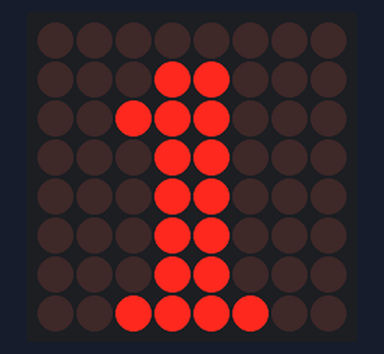
Bench run of a sketch on a simulated Arduino Uno, built with avr-gcc and run on an emulated ATmega328P. On the bench: 8×8 LED matrix.

Above: at 0.1 s.
At 0.6 s:
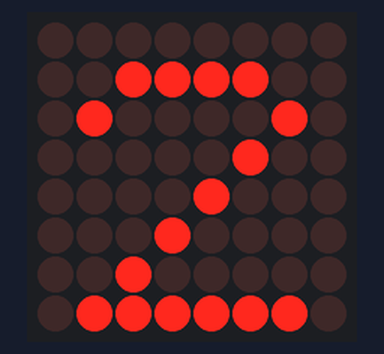

Measured:
- what the display in image 1 shows lasts 0.5 s, from 0.5 s to 1.0 s

The sketch:

matriz_Led_boton.ino
```cpp
#include "LedControl.h"

LedControl MATLED = LedControl(11,13,10,1);	// crea objeto

#define demora 500

byte caracter[8] = {		//Arreglo para mostrar el numero 1
0x0, 0x18, 0x38, 0x18, 0x18, 0x18, 0x18, 0x3c
};

byte caracter_2[8] = { //Arreglo para mostrar el numero 2
 0x0, 0x3c, 0x42, 0x4, 0x8, 0x10, 0x20, 0x7e
};


void setup() {
  MATLED.shutdown(0,false);			// enciende la matriz
  MATLED.setIntensity(0,4);			// establece brillo
  MATLED.clearDisplay(0);			// blanquea matriz
}

void loop(){

     for(int a = 0; a < 7; a++){
        mostrar();
        delay(demora);
        mostrar_2();
        delay(demora);
     }
}

void mostrar(){			// funcion mostrar_1
  for (int i = 0; i < 8; i++)  		// bucle itera 8 veces por el array
  {
    MATLED.setRow(0,i,caracter[i]);		// establece fila con valor de array cero en misma posicion
  }
}

void mostrar_2(){
    for (int i = 0; i < 8; i++)  		// bucle itera 8 veces por el array
  {
    MATLED.setRow(0,i,caracter_2[i]);		// establece fila con valor de array cero en misma posicion
  }
}
```
